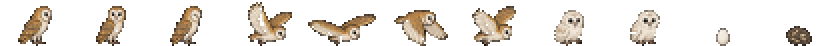
#> input picture assets/animals/coruja.png, 418 x 23 px, given in place of icones_caca_pesca.png, which was not available (shown 2 times larger)
$ python build_hunt_assets.py ../assets/animals/coruja.png
#> lines starting #> are read from the running program, lines starting #| are printed output that depends on the picture; after the words box and inside, x2 and y2 are one past the last pixel; in counts of white or black regions, pixels touching at a corner belong together
#> in load, im is the input picture: PIL image 418x23 RGBA; mean R, G, B, A 38.1, 32.9, 26.8, 58
#> in load, `bg = Image.new('RGBA', im.size, (255, 255, 255, 255))`: bg: PIL image 418x23 RGBA; every value is 255
### tools/build_animal_assets.py
#!/usr/bin/env python3
"""
Gera os sprites dos ANIMAIS (e das plantas novas do ciclo) a partir das folhas geradas por IA.
Reprodutível: rode de novo se uma folha for substituída.

Uso (na raiz do projeto):   python tools/build_animal_assets.py PASTA_COM_AS_FOLHAS

Para cada folha, os itens são lidos em ordem de LEITURA (linhas de cima para baixo, itens da esquerda para a direita).
Pedaços pequenos soltos (língua do teiú, abelhas, torrões do ninho, raízes) são juntados ao item grande mais próximo.

Saída:
  assets/animals/<animal>.png     uma tira horizontal com todos os quadros do animal, todos na MESMA célula (cw x ch):
                                  a base (pés) de cada quadro fica na última linha da célula e o corpo fica centrado.
                                  Assim o jogo desenha qualquer quadro no mesmo ponto sem o animal "pular".
  assets/environment/<nome>.png   objetos novos (colmeia, rastro, galho caído, broto da bananeira, siriguela dormente)
  js/data/animalSprites.js        (gerado) célula, número de quadros e nome de cada quadro, por animal

Escala: cada folha tem uma medida de referência (largura ou altura de um item, em px do jogo). Personagem = 64 px de altura.
Requer: Pillow, numpy, scipy.
"""
import json, os, sys
import numpy as np
from PIL import Image
from scipy import ndimage as ndi

HERE = os.path.dirname(os.path.abspath(__file__)); ROOT = os.path.dirname(HERE)
THR, LIGHT, LIGHT_MAX, HOLE_MIN = 228, 196, 160, 5

# folha -> (nomes em ordem de leitura, referência (índice do item, 'w' ou 'h', px no jogo), destino)
ANIMALS = {
    'jabuti':   ('jabuti adulto.jfif', ['walk0', 'walk1', 'walk2', 'walk3', 'idle', 'hide', 'eat', 'look'], (4, 'w', 26)),
    'jabuti_f': ('Jabuti filhote e ovos.jfif', ['walk0', 'walk1', 'walk2', 'walk3', 'idle', 'egg', 'nest', 'hatch'], (4, 'w', 14)),
    'teiu':     ('Teiú.jfif', ['walk0', 'walk1', 'walk2', 'walk3', 'idle', 'tongue0', 'tongue1', 'bask', 'eat'], (0, 'w', 40)),
    'cururu':   ('Sapo-cururu.png', ['idle', 'hop0', 'hop1', 'hop2', 'call0', 'call1'], (0, 'w', 15)),
    'girino':   ('Girino e ovos do cururu.png', ['swim0', 'swim1', 'swim2', 'froglet', 'eggs'], (0, 'w', 10)),
    'sanhaco':  ('Sanhaço-do-coqueiro.png', ['idle', 'flick', 'hop0', 'hop1', 'peck0', 'peck1', 'fly0', 'fly1', 'fly2'], (0, 'w', 13)),
    'garca':    ('Garça-branca-grande.png', ['idle', 'walk0', 'walk1', 'walk2', 'walk3', 'aim', 'strike', 'fly0', 'fly1', 'fly2', 'fly3'], (0, 'h', 38)),
    'coruja':   ('Coruja-suindara.png', ['idle', 'look', 'sleep', 'fly0', 'fly1', 'fly2', 'fly3', 'chick0', 'chick1', 'egg', 'pellet'], (0, 'h', 20)),
    'morcego':  ('Morcego frugívoro.png', ['fly0', 'fly1', 'fly2', 'hang0', 'hang1'], (1, 'w', 20)),
    'gato':     ('Gato-do-mato.png', ['walk0', 'walk1', 'walk2', 'walk3', 'sit', 'stalk', 'alert', 'sleep', 'run'], (0, 'w', 34)),
}
# objetos/plantas: folha -> lista de (nome do arquivo, índice do item) e referência
PROPS = {
    'Colmeia de uruçu e pote de mel.png': ([('hive_quiet', 0), ('hive_busy', 1), ('item_honey', 2)], (0, 'h', 30)),
    'Flor e galho caído da siriguela.png': ([('siri_flower_a', 0), ('siri_flower_b', 1), ('siri_flower_c', 2), ('siri_branch', 3), ('siri_branch_root', 4)], (3, 'w', 34)),
    'Broto da bananeira.png': ([('banana_sucker_s', 0), ('banana_sucker_m', 1)], (1, 'h', 30)),
    'Siriguela dormente.png': ([('siri_dry', 0)], (0, 'h', 104)),
}
TRACKS = ('Rastros do gato.png', 7)        # altura (px do jogo) de UMA pegada

def fg_mask(rgb):
    lab, _ = ndi.label((rgb > THR).all(axis=2))
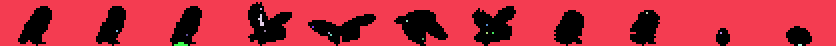
#> lab: shape (23, 418) int32 (shown 2 times larger); 19 distinct labels, from 0 to 18; one colour per label, 0 black
    border = set(np.unique(np.concatenate([lab[0], lab[-1], lab[:, 0], lab[:, -1]]))) - {0}
#> border = 3 items
    bg = np.isin(lab, list(border))
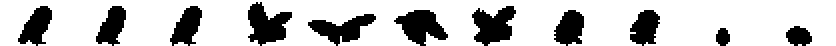
#> bg: shape (23, 418) bool (shown 2 times larger); 77% white; 11 black regions, largest, box (x1, y1, x2, y2) and area: (124, 1, 146, 23) 287, (236, 3, 258, 23) 282, (197, 5, 224, 23) 279
    for i in set(np.unique(lab)) - border - {0}:
        m = lab == i
        if m.sum() >= HOLE_MIN and rgb[m].mean() >= 248: bg |= m
#> this loop made 15 passes
#> pass 1, in fg_mask, `m = lab == i`:
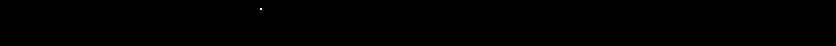
#> m: shape (23, 418) bool (shown 2 times larger); 0.01% white in thin lines or dots, all inside (x1, y1, x2, y2) = (130, 4, 131, 5)
#> pass 3, in fg_mask, `if m.sum() >= HOLE_MIN and rgb[m].mean() >= 248: bg |= m`:
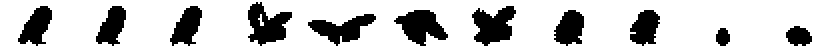
#> bg: shape (23, 418) bool (shown 2 times larger); 77.1% white; 11 black regions, largest, box (x1, y1, x2, y2) and area: (236, 3, 258, 23) 282, (197, 5, 224, 23) 279, (124, 1, 146, 23) 278
    light = ((rgb > LIGHT).all(axis=2)) & ~bg
#> light: shape (23, 418) bool; 2.8% white in thin lines or dots, all inside (x1, y1, x2, y2) = (17, 4, 364, 21)
    ll, _ = ndi.label(light, structure=np.ones((3, 3)))
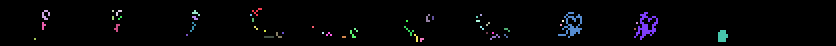
#> ll: shape (23, 418) int32 (shown 2 times larger); 50 distinct labels, from 0 to 49; one colour per label, 0 black
    for i, sl in enumerate(ndi.find_objects(ll), 1):
        mm = ll[sl] == i
        if mm.sum() < LIGHT_MAX: bg[sl] |= mm
#> this loop made 49 passes
#> mm on passes 3, 8, 9, 10, 11, 12, 13, 14, 15, 16, 17: [True], [True], [[False, True], [True, False], [True, False], [True, True]], [True], [True, True], [[False, True], [True, False]], [[True, True, False], [False, True, True]], [True, True], [True], [True, True], [True]
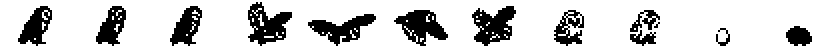
#> bg: shape (23, 418) bool (shown 2 times larger); 79.9% white; 13 black regions (1 under 20 px), largest, box (x1, y1, x2, y2) and area: (236, 3, 258, 23) 262, (197, 5, 224, 23) 258, (124, 1, 146, 23) 256
    return ndi.binary_erosion(~bg, structure=np.ones((3, 3)), iterations=1)
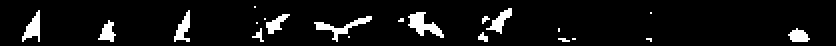
#> returned value: shape (23, 418) bool (shown 2 times larger); 6.6% white; 21 white regions (13 under 20 px), largest, box (x1, y1, x2, y2) and area: (204, 6, 222, 19) 108, (157, 8, 186, 21) 96, (11, 5, 20, 21) 75

# [107 lines left out: functions items, scale_of, downscale, body_cx, strip, save_prop and 1 more, not called in this run]

# [1 lines that do not run on import are left out]

### tools/build_wreck_assets.py
#!/usr/bin/env python3
"""
C1 — destroço da canoa e personagens boiando agarrados à tábua.   Uso:  python tools/build_wreck_assets.py PASTA
  destroco.png        1 linha: tábua (2 quadros), pedaços boiando, pedaços na areia, canoa partida (2 metades, juntadas aqui), monte de madeira
  boiando.png         4 linhas (Nawa, Cauã, Helena, Mateus) x 2 quadros, de frente
  boiando_costas.png  o mesmo, de costas
Saída: assets/environment/wreck_<plank0|plank1|float|beach|hull|drift>.png
       assets/boat/float_<f|m|ef|em>.png  (4 quadros lado a lado: frente 0, frente 1, costas 0, costas 1; célula comum)
       js/data/wreckSprites.js
Recorte por projeção (faixas de colunas/linhas com fundo branco entre elas), sem cortar a margem de cada célula:
os dois quadros de cada linha mantêm a posição relativa (o balanço desenhado na arte não se perde).
"""
import json, os, sys
import numpy as np
from PIL import Image
HERE = os.path.dirname(os.path.abspath(__file__)); ROOT = os.path.dirname(HERE); sys.path.insert(0, HERE)
import build_animal_assets as B
PLANK_W = 34          # tábua sozinha no jogo
FLOAT_W = 46          # personagem + tábua no jogo (cabeça ~18 px, como na folha de caminhada)
TAGS = ['f', 'm', 'ef', 'em']

def segs(v, gap=12):
#> called with v = array of shape (23,), gap = 8
    idx = np.where(v)[0]; out = []; s = p = idx[0]
    for i in idx[1:]:
        if i - p > gap: out.append((s, p + 1)); s = i
        p = i
    out.append((s, p + 1)); return out

def load(path):
    rgb = np.array(Image.open(path).convert('RGB')).astype(int); return rgb, B.fg_mask(rgb)

def scale_cell(rgb, m, s):
    """Reduz a célula INTEIRA (sem cortar a margem), com alfa duro, como B.downscale."""
    rgb = rgb.astype(np.float32); m = m.astype(np.float32)
    nw, nh = max(1, round(m.shape[1] * s)), max(1, round(m.shape[0] * s))
    prem = np.dstack([rgb * m[:, :, None], m * 255])
    ch = [np.array(Image.fromarray(prem[:, :, j], mode='F').resize((nw, nh), Image.BOX)) for j in range(4)]
    al = ch[3] / 255; keep = al > 0.5; a = np.zeros((nh, nw, 4), np.uint8)
    for j in range(3): a[:, :, j] = np.where(keep, np.clip(ch[j] / np.maximum(al, 1e-3), 0, 255), 0)
    a[:, :, 3] = np.where(keep, 255, 0); return a

# [33 lines left out: function main, not called in this run]

# [1 lines that do not run on import are left out]

### tools/build_hunt_assets.py
#!/usr/bin/env python3
"""
5C.1 — caça e pesca.   Uso:  python tools/build_hunt_assets.py PASTA
  icones_caca_pesca.png  linha 1: lança de pedra, lança de ferro, arco, flechas de osso, flechas de ferro, vara
                         linha 2: anzol de osso, anzol de ferro, minhoca, arpão, pote com água do mar, sal
                         (os itens podem encostar uns nos outros: cada linha é dividida em 6 partes iguais)
  pesca.png  linha 1: boia (flutuando, inclinada, meio afundada, afundada); linha 2: sombras de peixe (rio, lago, mar);
             linha 3: peixes pescados (rio, lago, mar); linha 4: minhoca (2 quadros) e o pote de sal no fogo
Saída: assets/items/item_*.png e assets/fish/*.png, js/data/huntSprites.js
"""
import json, os, sys
import numpy as np
from PIL import Image
HERE = os.path.dirname(os.path.abspath(__file__)); ROOT = os.path.dirname(HERE); sys.path.insert(0, HERE)
import build_animal_assets as B
from build_wreck_assets import segs, scale_cell
ITD = os.path.join(ROOT, 'assets', 'items'); OUT = os.path.join(ROOT, 'assets', 'fish')

def load(U, n):
    im = Image.open(os.path.join(U, n)).convert('RGBA'); bg = Image.new('RGBA', im.size, (255, 255, 255, 255)); bg.alpha_composite(im)
    rgb = np.array(bg.convert('RGB')).astype(int); return rgb, B.fg_mask(rgb)

def crop(a):
    ys, xs = np.where(a[:, :, 3] > 0); return a[ys.min():ys.max() + 1, xs.min():xs.max() + 1]

def piece(rgb, fg, r0, r1, c0, c1, size=None, width=None):
    m = fg[r0:r1, c0:c1]; ys, xs = np.where(m); r0, r1, c0, c1 = r0 + ys.min(), r0 + ys.max() + 1, c0 + xs.min(), c0 + xs.max() + 1; m = fg[r0:r1, c0:c1]
    k = size / max(m.shape) if size else width / m.shape[1]
    return crop(scale_cell(rgb[r0:r1, c0:c1], m, k))

def main():
    U = sys.argv[1]; os.makedirs(OUT, exist_ok=True); meta = {}
    rgb, fg = load(U, 'icones_caca_pesca.png'); rows = segs(fg.any(1), 8); W = rgb.shape[1]
#> after `rows = segs(fg.any(1), 8)`: rows = [(3, 21)]
#> after `W = rgb.shape[1]`: W = 418
    names = [['lanca_pedra', 'lanca_ferro', 'arco', 'flecha_osso', 'flecha_ferro', 'vara'], ['anzol_osso', 'anzol_ferro', 'minhoca', 'arpao', 'pote_agua', 'sal']]
    from scipy import ndimage as ndi
    for (r0, r1), row in zip(rows, names):
        sub = fg[r0:r1]; lab, k = ndi.label(sub, structure=np.ones((3, 3))); cms = ndi.center_of_mass(sub, lab, range(1, k + 1)); szs = ndi.sum(sub, lab, range(1, k + 1))
        for i, n in enumerate(row):                                   # cada peça vai para a sexta parte onde está o centro dela (pedaços que encostam no vizinho não vêm junto)
            ids = [j + 1 for j, (cy, cx) in enumerate(cms) if int(cx * 6 / W) == i and szs[j] > 40]
            m = np.isin(lab, ids); ys, xs = np.where(m); a0, a1, c0, c1 = ys.min(), ys.max() + 1, xs.min(), xs.max() + 1
            mm = m[a0:a1, c0:c1]; kk = 22 / max(mm.shape)
            Image.fromarray(crop(scale_cell(rgb[r0 + a0:r0 + a1, c0:c1], mm, kk)), 'RGBA').save(os.path.join(ITD, f'item_{n}.png'))
#> this loop made 1 pass
#> (r0, r1, k) on pass 1: (3, 21, 21)
    rgb, fg = load(U, 'pesca.png'); rows = segs(fg.any(1), 8)
    def row_boxes(ri): r0, r1 = rows[ri]; return [(r0, r1, a, b) for a, b in segs(fg[r0:r1].any(0), 6)]
    for (b, n) in zip(row_boxes(0), ['boia_0', 'boia_1', 'boia_2', 'boia_3']): a = piece(rgb, fg, *b, width=22); Image.fromarray(a, 'RGBA').save(os.path.join(OUT, n + '.png'))
    for (b, n) in zip(row_boxes(1), ['sombra_rio', 'sombra_lago', 'sombra_mar']): a = piece(rgb, fg, *b, width={'sombra_rio': 26, 'sombra_lago': 28, 'sombra_mar': 40}[n]); im = Image.fromarray(a, 'RGBA'); al = np.array(im); al[:, :, 3] = (al[:, :, 3] * 0.8).astype(np.uint8); Image.fromarray(al).save(os.path.join(OUT, n + '.png'))
    for (b, n) in zip(row_boxes(2), ['peixe_rio', 'peixe_lago', 'peixe_mar']): a = piece(rgb, fg, *b, width={'peixe_rio': 20, 'peixe_lago': 22, 'peixe_mar': 30}[n]); Image.fromarray(a, 'RGBA').save(os.path.join(OUT, n + '.png'))
    b3 = row_boxes(3)
    for (b, n) in zip(b3[:2], ['minhoca_0', 'minhoca_1']): Image.fromarray(piece(rgb, fg, *b, width=16), 'RGBA').save(os.path.join(OUT, n + '.png'))
    Image.fromarray(piece(rgb, fg, *b3[2], width=24), 'RGBA').save(os.path.join(OUT, 'pote_fogo.png'))
    names = [f[:-4] for f in sorted(os.listdir(OUT)) if f.endswith('.png')]
    open(os.path.join(ROOT, 'js', 'data', 'huntSprites.js'), 'w').write('// GERADO por tools/build_hunt_assets.py: não edite à mão.\n'
        f'export const HUNT_SPRITES = {json.dumps(names)};\n')
    print(names)

#> (the run stopped early here; a loop or call above may not have finished)
